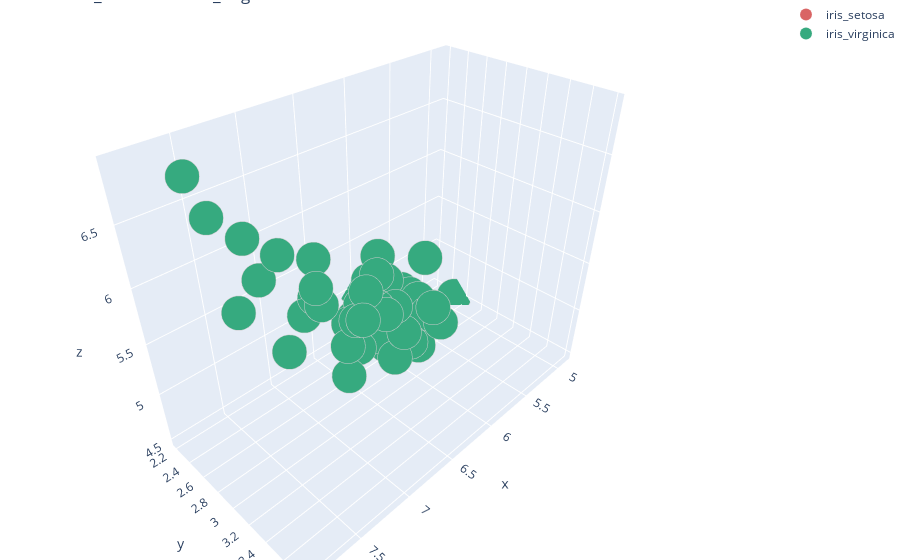

Here is the notebook cell this chart was saved with:
### Code cell
#Basic 3D scatter (plotly)
data = pd.read_csv("Iris.csv")
iris_setosa = data[data=="Iris-setosa"]
iris_virginica = data[data.Species=="Iris-virginica"]
trace1 = go.Scatter3d(
    x=iris_setosa.SepalLengthCm,
    y=iris_setosa.SepalWidthCm,
    z=iris_setosa.PetalLengthCm,
    mode='markers',
    name='iris_setosa',
    marker=dict(color='rgb(217,100,100)',size=12,line=dict(color='rgb(255,255,255)',width=0.1))
)
trace2=go.Scatter3d(
    x=iris_virginica.SepalLengthCm,
    y=iris_virginica.SepalWidthCm,
    z=iris_virginica.PetalLengthCm,
    mode="markers",
    name="iris_virginica",
    marker=dict(color='rgb(54,170,127)',size=12,line=dict(color='rgb(204,204,204)',width=0.1))
)
data = [trace1,trace2]
layout = go.Layout(
    title="3D iris_setosa and iris_virginica",
    margin=dict(l=0,r=0,b=0,t=0)
)
fig=go.Figure(layout=layout , data=data)
iplot(fig)

### Figure 1 — Plotly figure (JSON) as saved in the notebook; plotly's stock layout.template omitted (floating-point values rounded to 4 significant figures; data arrays with more than 128 entries replaced by an {"elided": "..."} marker saying what was removed)
{"data": [{"marker": {"color": "rgb(217,100,100)", "line": {"color": "rgb(255,255,255)", "width": 0.1}, "size": 12}, "mode": "markers", "name": "iris_setosa", "type": "scatter3d", "x": {"elided": "150 null values"}, "y": {"elided": "150 null values"}, "z": {"elided": "150 null values"}}, {"marker": {"color": "rgb(54,170,127)", "line": {"color": "rgb(204,204,204)", "width": 0.1}, "size": 12}, "mode": "markers", "name": "iris_virginica", "type": "scatter3d", "x": [6.3, 5.8, 7.1, 6.3, 6.5, 7.6, 4.9, 7.3, 6.7, 7.2, 6.5, 6.4, 6.8, 5.7, 5.8, 6.4, 6.5, 7.7, 7.7, 6, 6.9, 5.6, 7.7, 6.3, 6.7, 7.2, 6.2, 6.1, 6.4, 7.2, 7.4, 7.9, 6.4, 6.3, 6.1, 7.7, 6.3, 6.4, 6, 6.9, 6.7, 6.9, 5.8, 6.8, 6.7, 6.7, 6.3, 6.5, 6.2, 5.9], "y": [3.3, 2.7, 3, 2.9, 3, 3, 2.5, 2.9, 2.5, 3.6, 3.2, 2.7, 3, 2.5, 2.8, 3.2, 3, 3.8, 2.6, 2.2, 3.2, 2.8, 2.8, 2.7, 3.3, 3.2, 2.8, 3, 2.8, 3, 2.8, 3.8, 2.8, 2.8, 2.6, 3, 3.4, 3.1, 3, 3.1, 3.1, 3.1, 2.7, 3.2, 3.3, 3, 2.5, 3, 3.4, 3], "z": [6, 5.1, 5.9, 5.6, 5.8, 6.6, 4.5, 6.3, 5.8, 6.1, 5.1, 5.3, 5.5, 5, 5.1, 5.3, 5.5, 6.7, 6.9, 5, 5.7, 4.9, 6.7, 4.9, 5.7, 6, 4.8, 4.9, 5.6, 5.8, 6.1, 6.4, 5.6, 5.1, 5.6, 6.1, 5.6, 5.5, 4.8, 5.4, 5.6, 5.1, 5.1, 5.9, 5.7, 5.2, 5, 5.2, 5.4, 5.1]}], "layout": {"margin": {"b": 0, "l": 0, "r": 0, "t": 0}, "title": {"text": "3D iris_setosa and iris_virginica"}}}
